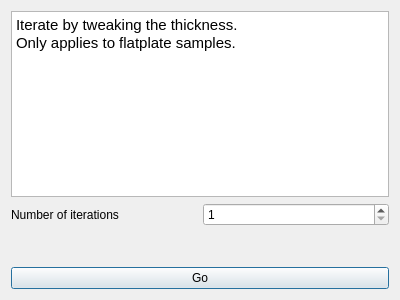
<?xml version="1.0" encoding="UTF-8"?>
<ui version="4.0">
 <class>Dialog</class>
 <widget class="QDialog" name="Dialog">
  <property name="geometry">
   <rect>
    <x>0</x>
    <y>0</y>
    <width>400</width>
    <height>300</height>
   </rect>
  </property>
  <property name="windowTitle">
   <string>Dialog</string>
  </property>
  <layout class="QVBoxLayout" name="verticalLayout">
   <item>
    <widget class="QTextBrowser" name="textBrowser_5">
     <property name="html">
      <string>&lt;!DOCTYPE HTML PUBLIC &quot;-//W3C//DTD HTML 4.0//EN&quot; &quot;http://www.w3.org/TR/REC-html40/strict.dtd&quot;&gt;
&lt;html&gt;&lt;head&gt;&lt;meta name=&quot;qrichtext&quot; content=&quot;1&quot; /&gt;&lt;style type=&quot;text/css&quot;&gt;
p, li { white-space: pre-wrap; }
&lt;/style&gt;&lt;/head&gt;&lt;body style=&quot; font-family:'Ubuntu'; font-size:11pt; font-weight:400; font-style:normal;&quot;&gt;
&lt;p style=&quot; margin-top:0px; margin-bottom:0px; margin-left:0px; margin-right:0px; -qt-block-indent:0; text-indent:0px;&quot;&gt;Iterate by tweaking the thickness.&lt;/p&gt;
&lt;p style=&quot; margin-top:0px; margin-bottom:0px; margin-left:0px; margin-right:0px; -qt-block-indent:0; text-indent:0px;&quot;&gt;Only applies to flatplate samples.&lt;/p&gt;&lt;/body&gt;&lt;/html&gt;</string>
     </property>
    </widget>
   </item>
   <item>
    <layout class="QHBoxLayout" name="horizontalLayout_8">
     <item>
      <widget class="QLabel" name="label">
       <property name="text">
        <string>Number of iterations</string>
       </property>
      </widget>
     </item>
     <item>
      <widget class="QSpinBox" name="numberIterationsSpinBox">
       <property name="minimum">
        <number>1</number>
       </property>
      </widget>
     </item>
    </layout>
   </item>
   <item>
    <spacer name="verticalSpacer">
     <property name="orientation">
      <enum>Qt::Vertical</enum>
     </property>
     <property name="sizeHint" stdset="0">
      <size>
       <width>20</width>
       <height>40</height>
      </size>
     </property>
    </spacer>
   </item>
   <item>
    <widget class="QPushButton" name="iterateButton">
     <property name="text">
      <string>Go</string>
     </property>
    </widget>
   </item>
  </layout>
 </widget>
 <resources/>
 <connections/>
</ui>
